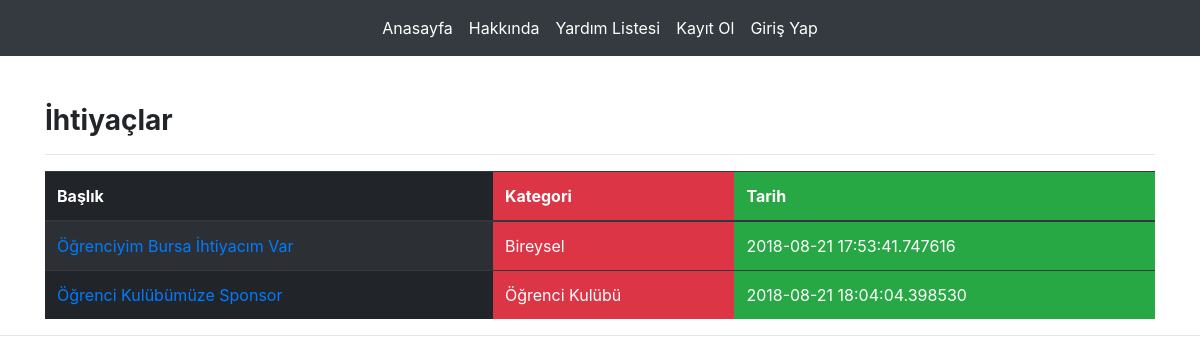
The page /needs on the database its author committed.
### app.py (models this page shows)
class Need(db.Model):
    id = db.Column(db.Integer, primary_key=True)
    title = db.Column(db.String(100))
    content = db.Column(db.String(1000))
    address = db.Column(db.String(1000))
    email = db.Column(db.String(45))
    phone = db.Column(db.Integer)
    category = db.Column(db.String(40))
    iban = db.Column(db.String(50))
    created_date = db.Column(db.DateTime, nullable=False, default=datetime.utcnow)

### app.py (the view)
@app.route('/needs')
def needs():
    needs = Need.query.all()
    if needs:
        return render_template('needs.html', needs = needs)
    else:
        return render_template('needs.html')

### templates/needs.html
{% extends "base.html" %}
{% block body %}
<h3>
    <strong>
        İhtiyaçlar
    </strong>
</h3>
<hr>
{% if needs %}
<table class="table table-striped table-dark">
    <thead>
      <tr>
        <th class="" scope="col">Başlık</th>
        <th class="bg-danger" scope="col">Kategori</th>
        <th class="bg-success" scope="col">Tarih</th>
      </tr>
    </thead>
    <tbody>
    {% for need in needs %}
      <tr>
        <td class="" > <a href="/need/{{ need.id }}">{{ need.title }}</a></td>
        <td class="bg-danger" >{{ need.category }}</td>
        <td class="bg-success">{{ need.created_date }}</td>
      </tr>
    {% endfor %}
    </tbody>
  </table>
{% else %}
    <div class="alert alert-danger">
        Herhangi bir ihtiyaç bulunmuyor.
    </div>
{% endif %}
{% endblock body %}

### rows shown on the page
Need: title "Öğrenciyim Bursa İhtiyacım Var", category "Bireysel", created_date "2018-08-21 17:53:41.747616"
Need: title "Öğrenci Kulübümüze Sponsor", category "Öğrenci Kulübü", created_date "2018-08-21 18:04:04.398530"
